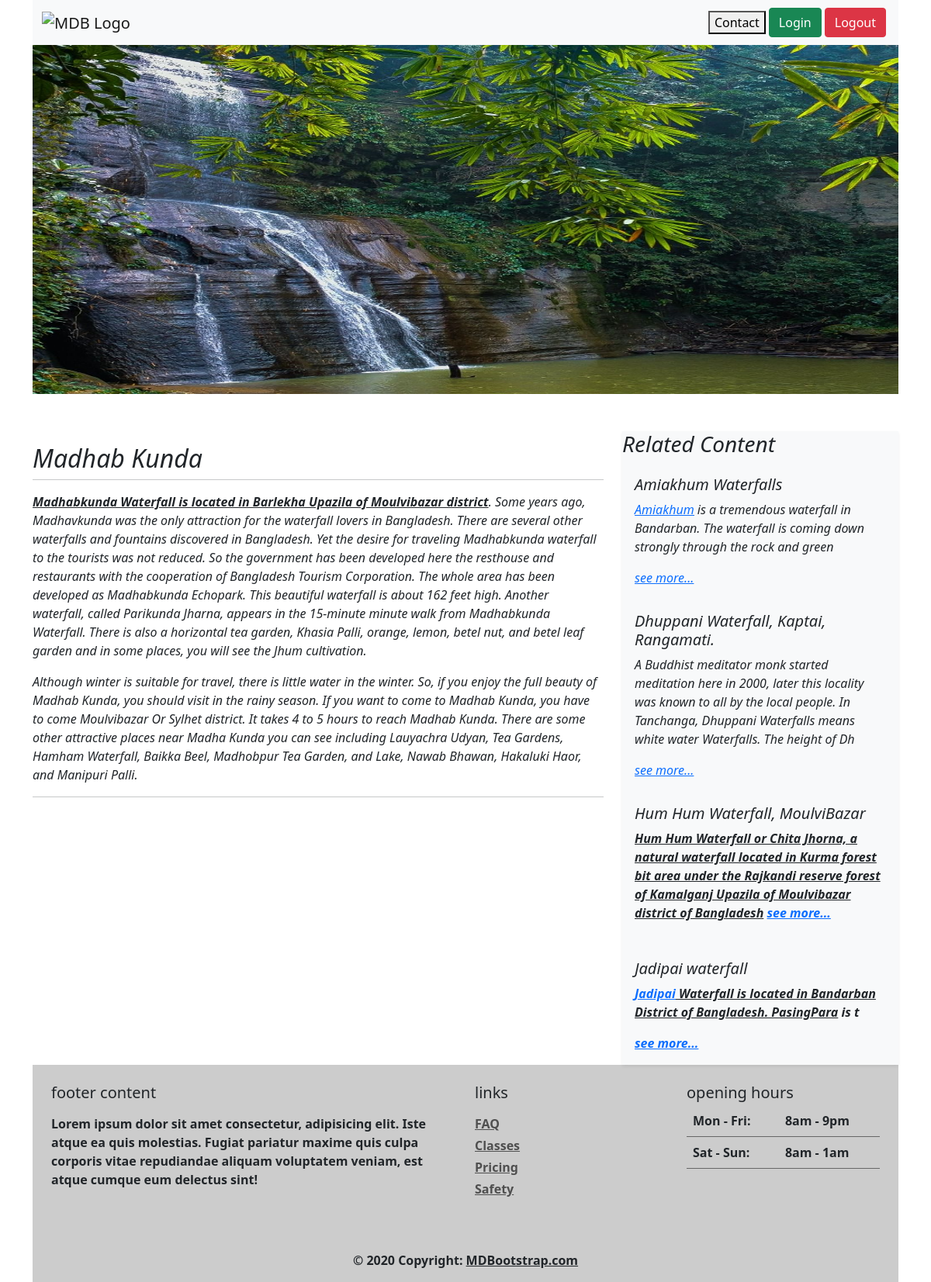
The page /blogDetails/madhab-kunda on the database its author committed.
### Blog/models.py (models this page shows, shortened)
class Blog(models.Model):
    blog_title = models.CharField(max_length=250)
    blog_image = models.ImageField(upload_to='blogImage/')
    blog_summary = models.CharField(max_length=200, blank=True)
    blog_description = HTMLField()
    blog_slug = AutoSlugField(populate_from='blog_title', blank=True)

### Blog/views.py (the view)
# urls.py: path('blogDetails/<slug>', views.blog_details),
def blog_details(request, slug):
    blog = Blog.objects.get(blog_slug=slug)
    blogs = Blog.objects.all().order_by('blog_title')
    context = {
        'blog': blog,
        'blogs': blogs,
    }
    return render(request, 'blog_detail.html', context)

### Blog/templates/blog_detail.html
{% extends 'base.html' %} {% load static %} {% block content %}
<div class="">
  <div>
    <img
      style="height: 450px"
      src="/media/{{blog.blog_image}}"
      class="w-100"
      alt="..."
    />
  </div>
  <div class="row mt-5">
    <div class="content-section col-8">
      <div class="mt-3">
        <h2>{{blog.blog_title | safe}}</h2>
      </div>
      <hr class="p-0 m-0" />
      <p class="description">{{blog.blog_description | safe}}</p>
      <hr />
    </div>
    <div class="col-4">
      <div class="fst-italic shadow-sm bg-light">
        <h3 class="">Related Content</h3>
        {% for blog in blogs|slice:":4" %}
        <div class="card-body">
          <h5 class="card-title">{{blog.blog_title }}</h5>
          <p class="card-text mb-0 pb-0">{{blog.blog_summary | safe }}</p>
          <a class="mb-0 pb-0"  href="/blogDetails/{{blog.blog_slug}}""
            >see more...</a
          >
        </div>
        {% endfor %}
      </div>
    </div>
  </div>
</div>
{% endblock content %}

### rows shown on the page
Blog: blog_image (picture), blog_title "Madhab Kunda", blog_description "Madhabkunda Waterfall is located in Barlekha Upazila of Moulvibazar district . Some years ago, Madhavkunda was the only attraction for the waterfall lovers in Bangladesh. There are several other waterfalls and fountains discovered in Bangladesh. Yet the desire for traveling Madhabkunda waterfall to the tourists was not reduced. So the government has been developed here the resthouse and restaurants with the cooperation of Bangladesh Tourism Corporation. The whole area has been developed as Madhabkunda Echopark. This beautiful waterfall is about 162 feet high. Another waterfall, called Parikunda Jharna, appears in the 15-minute minute walk from Madhabkunda Waterfall. There is also a…"
Blog: blog_title "Amiakhum Waterfalls", blog_summary "Amiakhum is a tremendous waterfall in Bandarban. The waterfall is coming down strongly through the rock and green"
Blog: blog_title "Dhuppani Waterfall, Kaptai, Rangamati.", blog_summary "A Buddhist meditator monk started meditation here in 2000, later this locality was known to all by the local people. In Tanchanga, Dhuppani Waterfalls means white water Waterfalls. The height of Dh"
Blog: blog_title "Hum Hum Waterfall, MoulviBazar", blog_summary "Hum Hum Waterfall or Chita Jhorna, a natural waterfall located in Kurma forest bit area under the Rajkandi reserve forest of Kamalganj Upazila of Moulvibazar district of Bangladesh"
Blog: blog_title "Jadipai waterfall", blog_summary "Jadipai Waterfall is located in Bandarban District of Bangladesh. PasingPara is t"
